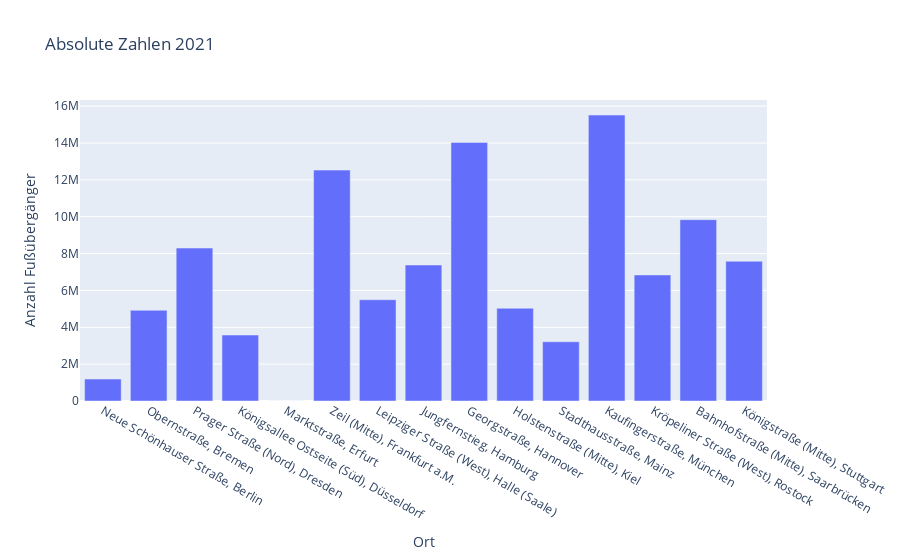

This figure's notebook cell:
### Code cell
absPed2021 = sumOfYear(data, 2021)
fig = px.bar(absPed2021, x=[x[0] for x in absPed2021], y=[y[1] for y in absPed2021], title='Absolute Zahlen 2021', labels={'x' : 'Ort', 'y' : 'Anzahl Fußübergänger'})
fig.show()

### Figure 1 — Plotly figure (JSON) as saved in the notebook; plotly's stock layout.template omitted (floating-point values rounded to 4 significant figures)
{"data": [{"alignmentgroup": "True", "hovertemplate": "Ort=%{x}<br>Anzahl Fußübergänger=%{y}<extra></extra>", "legendgroup": "", "marker": {"color": "#636efa", "pattern": {"shape": ""}}, "name": "", "offsetgroup": "", "orientation": "v", "showlegend": false, "textposition": "auto", "type": "bar", "x": ["Neue Schönhauser Straße, Berlin", "Obernstraße, Bremen", "Prager Straße (Nord), Dresden", "Königsallee Ostseite (Süd), Düsseldorf", "Marktstraße, Erfurt", "Zeil (Mitte), Frankfurt a.M.", "Leipziger Straße (West), Halle (Saale)", "Jungfernstieg, Hamburg", "Georgstraße, Hannover", "Holstenstraße (Mitte), Kiel", "Stadthausstraße, Mainz", "Kaufingerstraße, München", "Kröpeliner Straße (West), Rostock", "Bahnhofstraße (Mitte), Saarbrücken", "Königstraße (Mitte), Stuttgart"], "xaxis": "x", "y": [1189810, 4923375, 8298939, 3579864, 0, 12529295, 5496608, 7379766, 14034597, 5033672, 3215351, 15517650, 6840266, 9839731, 7581398], "yaxis": "y"}], "layout": {"barmode": "relative", "legend": {"tracegroupgap": 0}, "title": {"text": "Absolute Zahlen 2021"}, "xaxis": {"anchor": "y", "domain": [0, 1], "title": {"text": "Ort"}}, "yaxis": {"anchor": "x", "domain": [0, 1], "title": {"text": "Anzahl Fußübergänger"}}}}
